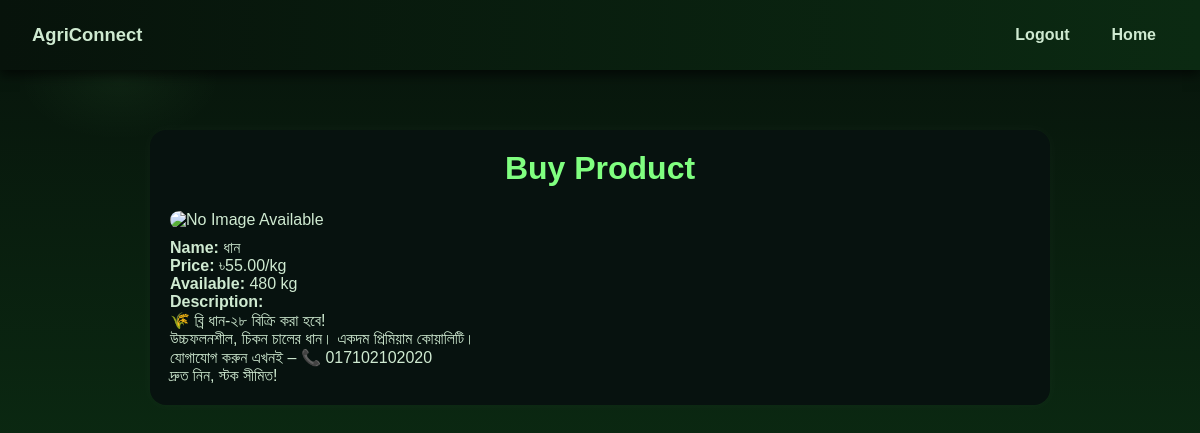
Page /my_orders.php?product_id=3 (signed in) on the committed database.
### tables this page shows
CREATE TABLE `farmer_products` (
  `id` int(11) NOT NULL,
  `farmer_id` int(11) NOT NULL,
  `product_name` varchar(255) NOT NULL,
  `quantity` int(11) NOT NULL,
  `price_per_kg` decimal(10,2) NOT NULL,
  `image` varchar(255) DEFAULT NULL,
  `description` text DEFAULT NULL,
  `created_at` timestamp NOT NULL DEFAULT current_timestamp()
);

### my_orders.php (the view, shortened to what this page needs)
<?php
include 'db_connection.php';
if (isset($_GET['product_id'])) {
    $product_id = intval($_GET['product_id']);
    $stmt = $conn->prepare("SELECT * FROM farmer_products WHERE id = ?");
    $stmt->bind_param("i", $product_id);
    $stmt->execute();
    $product = $stmt->get_result()->fetch_assoc();
} else {
    $products_result = $conn->query("SELECT * FROM farmer_products ORDER BY id DESC");
    $products_list = $products_result->fetch_all(MYSQLI_ASSOC);
}
?>
<!DOCTYPE html>
<html lang="en">
<head>
</head>
<body>
<header class="site-header">
  <a href="wholeseller_dashboard.php" class="logo">AgriConnect</a>
  <nav>
    <a href="wholeseller_login.php">Logout</a>
      <a href="home.php">Home</a>
  </nav>
</header>
<main class="container">
<?php if (isset($product)): ?>
  <h1>Buy Product</h1>
  <?php if (!empty($product['image']) && file_exists($product['image'])): ?>
    <img src="<?= htmlspecialchars($product['image']) ?>" alt="Product Image" class="product-img">
  <?php else: ?>
    <img src="default_product.png" alt="No Image Available" class="product-img">
  <?php endif; ?>
  <p><strong>Name:</strong> <?= htmlspecialchars($product['product_name']) ?></p>
  <p><strong>Price:</strong> ৳<?= number_format($product['price_per_kg'],2) ?>/kg</p>
  <p><strong>Available:</strong> <?= $product['quantity'] ?> kg</p>
  <p><strong>Description:</strong><br><?= nl2br(htmlspecialchars($product['description'])) ?></p>
<?php endif; ?>
</main>
</body>
</html>

### my_orders.php (style rules this page uses)
:root { --bg-1: #07130b; --bg-2: #0b2a12; --card: #07120f; --accent: #80ff80; --accent-dark: #2e7d32; --muted: #cfead1; --glass: rgba(255,255,255,0.03); --card-radius: 16px; }
* { box-sizing:border-box;margin:0;padding:0 }
body { font-family: 'Poppins', sans-serif; background: radial-gradient(1000px 600px at 10% 10%, rgba(128,255,128,0.05), transparent 10%), linear-gradient(180deg,var(--bg-1), var(--bg-2) 60%); color: var(--muted); min-height: 100vh; padding-bottom: 60px; }
header.site-header { padding: 18px 32px; display: flex; align-items: center; justify-content: space-between; background: linear-gradient(90deg, var(--bg-1), var(--bg-2)); box-shadow: 0 4px 12px rgba(0,0,0,0.7); }
.logo { color: var(--muted); font-weight: 700; font-size: 1.15rem; text-decoration: none; }
nav { display: flex; align-items: center; gap: 18px; }
nav a { color: var(--muted); text-decoration: none; padding: 8px 12px; border-radius: 10px; font-weight: 600; transition: all 0.3s ease; }
main.container { max-width: 900px; margin: 60px auto; padding: 20px; background: var(--card); border-radius: var(--card-radius); box-shadow: 0 0 15px var(--glass); }
h1 { margin-bottom: 24px; color: var(--accent); text-align: center; }
.product-img { width: 100%; max-height: 200px; object-fit: cover; border-radius: 12px; margin-bottom: 10px; }

### rows in the picture
farmer_products: product_name "ধান", price_per_kg "55.00", quantity "480", description "🌾 ব্রি ধান-২৮ বিক্রি করা হবে! উচ্চফলনশীল, চিকন চালের ধান। একদম প্রিমিয়াম কোয়ালিটি। যোগাযোগ করুন এখনই – 📞 017102102020 দ্রুত নিন, স্টক সীমিত!"
